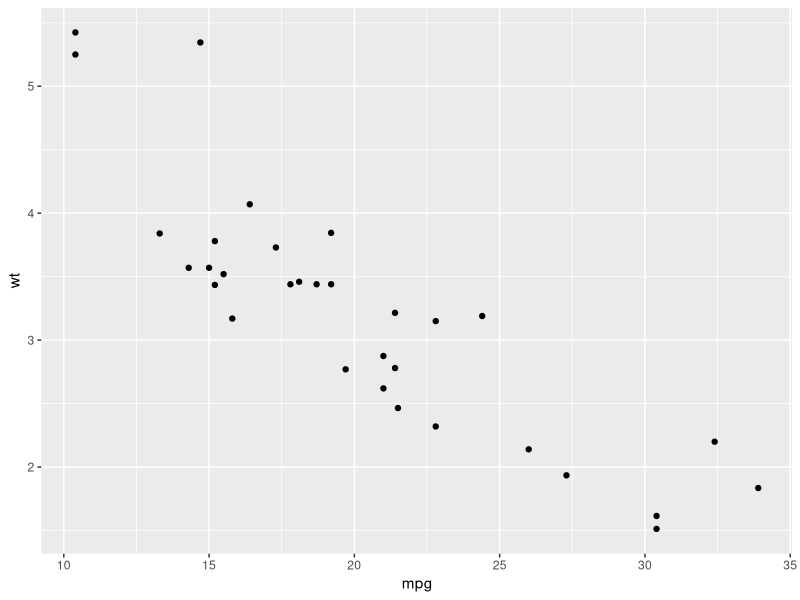
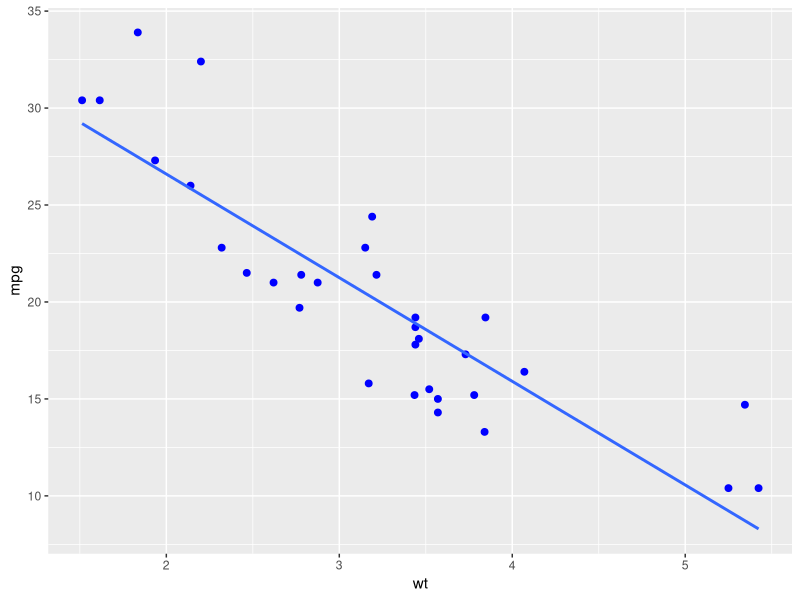
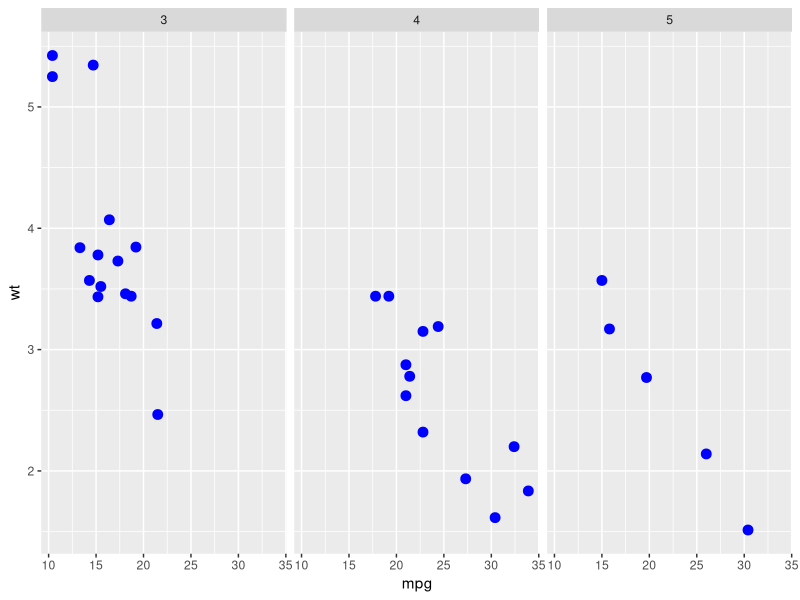
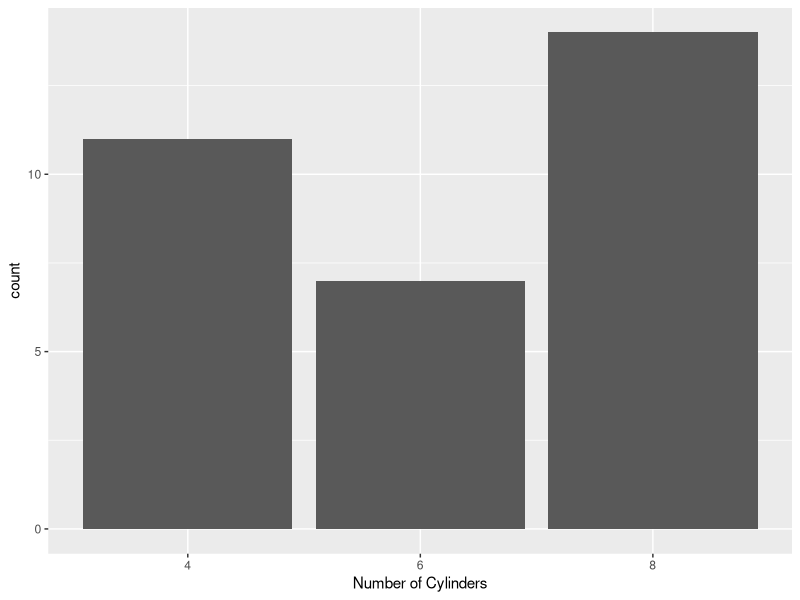
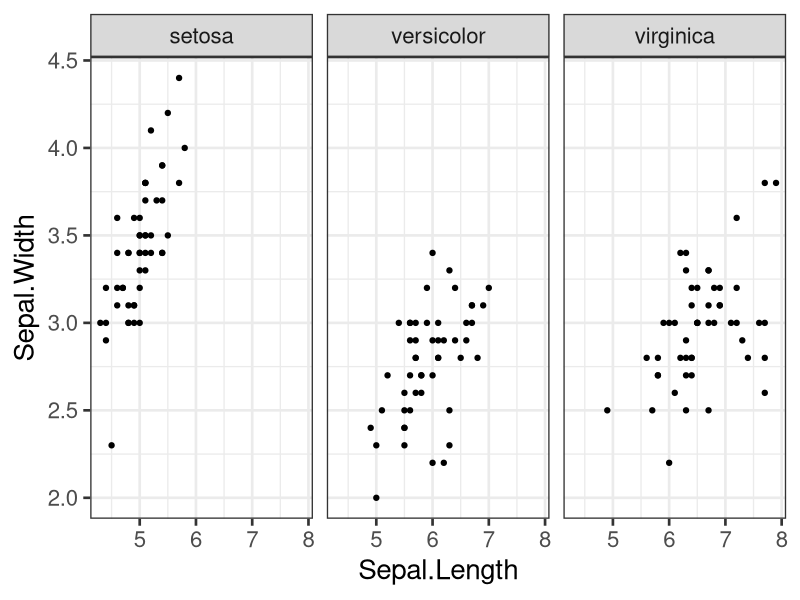
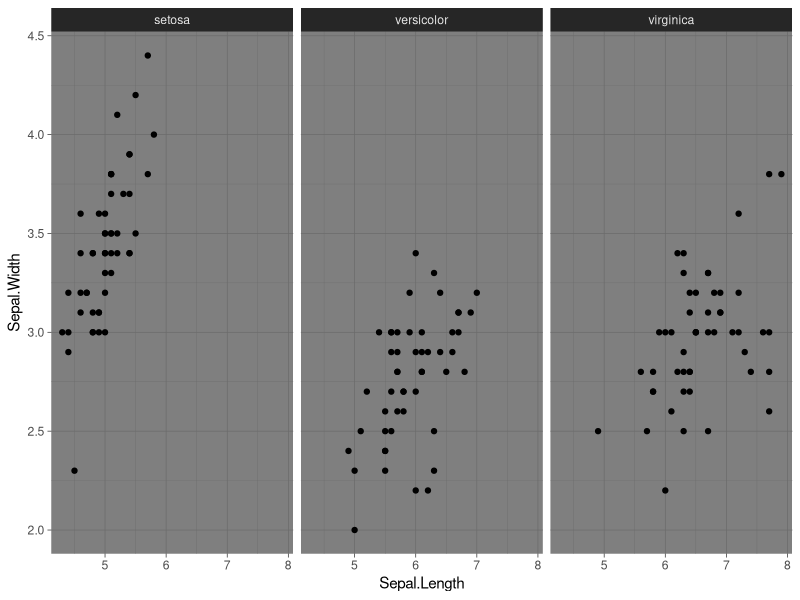
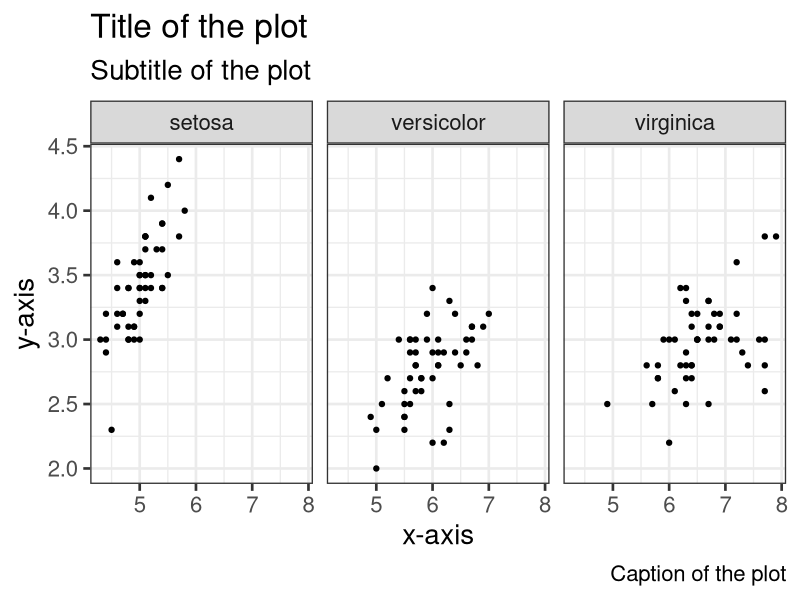
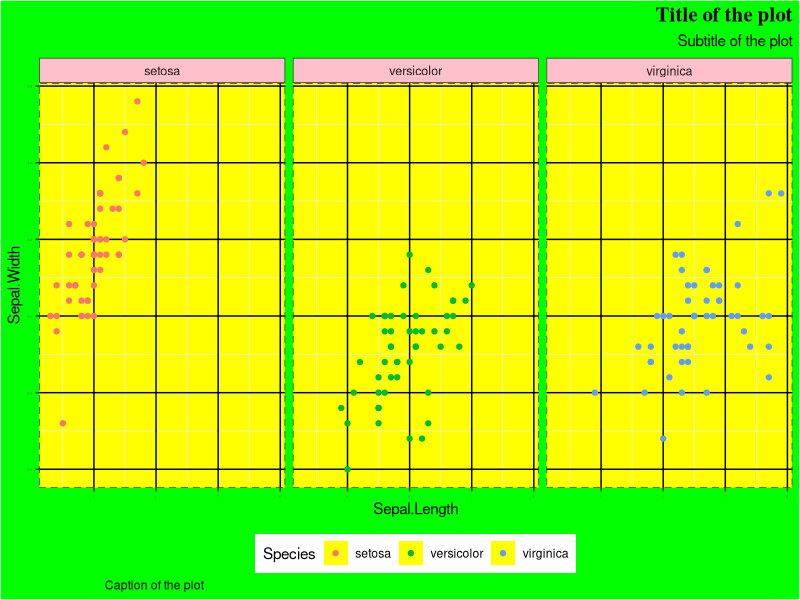

The R script that drew these images, in order:
## ---- chunk 1
knitr::opts_chunk$set(echo = TRUE)
## ---- chunk 2
library(ggplot2)

data(mtcars)

ggplot(mtcars, aes(x = mpg, y = wt)) +
  geom_point()
## ---- chunk 3
ggplot(mtcars, aes(x = wt, y = mpg)) +
  geom_point(size = 2, color = "blue") +
  geom_smooth(method = "lm", se = FALSE)
## ---- chunk 4
ggplot(mtcars, aes(x = mpg, y = wt)) +
  geom_point(color = "blue", size = 3) +
  facet_wrap(~ gear)
## ---- chunk 5
ggplot(mtcars, aes(x = factor(cyl))) +
  geom_bar() +
  scale_x_discrete(name = "Number of Cylinders")
## ---- chunk 6
library(ggplot2)

iris->dataset

# Scatter Plot
ggplot(dataset, aes(x = Sepal.Length, y = Sepal.Width)) +
  geom_point() ->p

p+ facet_wrap(~Species)->p

## theme_bw()
p+theme_bw(base_size=20)->p1
p1

## theme_dark()
p+theme_dark()->p2
p2
## ---- chunk 7
library(ggplot2)

iris->dataset

# Scatter Plot
ggplot(dataset, aes(x = Sepal.Length, y = Sepal.Width)) +
  geom_point() ->p

p+ facet_wrap(~Species)->p

## theme_bw()
p+theme_bw(base_size=20)->p

## Lab Function
p+labs(title = "Title of the plot",
       subtitle = "Subtitle of the plot",
       caption = "Caption of the plot",
       x = "x-axis",
       y = "y-axis")->p
p
## ---- chunk 8
library(ggplot2)

iris->dataset

# Scatter Plot
ggplot(dataset, aes(x = Sepal.Length, y = Sepal.Width, color = Species)) +
  geom_point() ->p

p+ facet_wrap(~Species)->p

## theme of the plot
p+theme_bw()->p

## Lab Function
p+labs(title = "Title of the plot",
       subtitle = "Subtitle of the plot",
       caption = "Caption of the plot")->p

## theme function
p+theme(legend.position = "bottom",
        plot.title = element_text(family = "serif",              # Font family
                                  face = "bold",                 # Font face
                                  size = 15,                     # Font size
                                  hjust = 1,                     # Horizontal adjustment
                                  vjust = 1),                   # Vertical adjustment
        plot.subtitle = element_text(hjust = 1),
        plot.caption = element_text(hjust = 0.1),
        panel.background = element_rect(fill = "yellow"),
        axis.text = element_text(size = 2),
        strip.background = element_rect(fill = "pink"),
        strip.text = element_text(size = 9),
        plot.background = element_rect(fill = "green"),
        panel.border = element_rect(linetype = "dashed"),
        panel.grid.major = element_line(colour = "black"))->p 
p
## ---- chunk 9
library(ggplot2)

iris->dataset

# Scatter Plot
ggplot(dataset, aes(x = Sepal.Length, y = Sepal.Width)) +
  geom_point() ->p

p+ facet_wrap(~Species)->p

## theme_bw()
p+theme_bw(base_size=20)->p1
p1

## theme_dark()
p+theme_dark()->p2
p2
## ---- chunk 10
# install.packages("gridExtra")
library(ggplot2)
library(gridExtra)

# Combine the plots with gridExtra
grid.arrange(p1, p2) 
## ---- chunk 11
library(ggplot2)

iris->dataset

# Scatter Plot
ggplot(dataset, aes(x = Sepal.Length, y = Sepal.Width)) +
  geom_point() ->p

p+ facet_wrap(~Species)->p

## theme_bw()
p+theme_bw(base_size=20)->p

## save the plot
ggsave("~/ggplot/plot.png", width = 3200, height = 2800, unit = "px")


